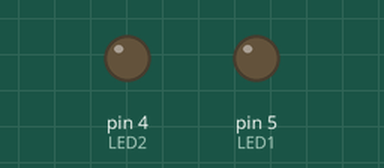
Bench run of a sketch on a simulated Arduino Uno, built with avr-gcc and run on an emulated ATmega328P. Shown: output pins drawn as LEDs (lit = HIGH).

Above: at 0.6 s.
At 2.75 s:
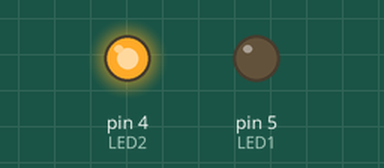
At 3.85 s:
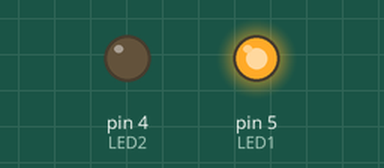
Timing chart, 0 to 4.2 s (numbered marks = the images above):
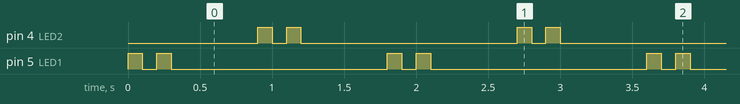

The sketch:

LED_Project_Simple.ino
```cpp
const int LED1 = 5;
const int LED2 = 4;
int counter = 0;

void setup() {
  // put your setup code here, to run once:
  pinMode(LED1, OUTPUT);
  pinMode(LED2, OUTPUT);
  Serial.begin(9600);
}

void loop() {
  // put your main code here, to run repeatedly:
    if (counter == 0){
        //Lampu2
        digitalWrite(LED1, HIGH);
        delay(100);
        digitalWrite(LED1, LOW);
        delay(100);
        digitalWrite(LED1, HIGH);
        delay(100);
        digitalWrite(LED1, LOW);
        delay(100);
        counter++;
    } else {
        digitalWrite(LED2, HIGH);
        delay(100);
        digitalWrite(LED2, LOW);
        delay(100);
        digitalWrite(LED2, HIGH);
        delay(100);
        digitalWrite(LED2, LOW);
        delay(100);
        counter--;
    }
  delay(500);
  }
```

Measured:
- by itself, pin 4 (LED2), pin 5 (LED1): repeats every 1.8 s: LOW 0.10 s, HIGH 0.10 s, LOW 1.5 s, HIGH 0.10 s
- by itself, everything shown: repeats every 1.8 s, in 8 steps
